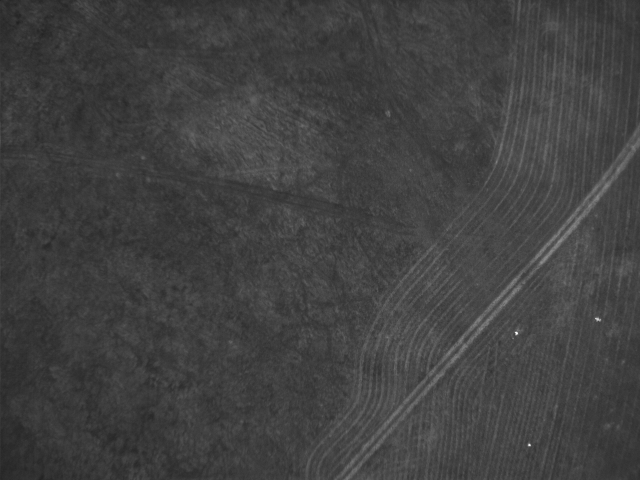
#> input picture cuav/tests/test-8bit.pgm, 1280 x 960 px (shown at 1/2 size)
$ python -i cuav_util.py   (imports and definitions only)
#> lines starting #> are read from the running program, lines starting #| are printed output that depends on the picture
#> further down, picture is the input picture: shape (960, 1280, 3); min 10, max 255, mean 65.1
#!/usr/bin/env python
'''common CanberraUAV utility functions'''

import numpy, cv2, math, sys, os, time, struct, calendar, re, datetime

import six; from six.moves import cPickle as pickle
from cuav.camera.cam_params import CameraParams
from . import rotmat

radius_of_earth = 6378100.0 # in meters


# [320 lines left out: functions gps_distance, gps_bearing, gps_newpos, angle_of_view, groundwidth, pixel_width and 13 more, not called in this run]


def image_shape(img):
    '''return (w,h) of an image, coping with different image formats'''
    height, width = img.shape[:2]
#> height = 960; width = 1280
    return (width, height)

# [49 lines left out: functions image_width, SubImage, OverlayImage, not called in this run]


def SaturateImage(img, scale=1, brightness=2):
    '''return a zoomed saturated image. Assumes a RGB image'''
    (w,h) = image_shape(img)
#> w = 1280; h = 960
    (w2,h2) = (w//scale, h//scale)
#> w2 = 1280; h2 = 960
    img2 = cv2.resize(img, (0,0), fx=scale, fy=scale)
    hsv = cv2.cvtColor(img2, cv2.COLOR_RGB2HSV)
#> hsv: shape (960, 1280, 3); mean H, S, V 0, 0, 65.1
    v = hsv[:, :, 2]
    s = hsv[:, :, 1]
#> s: shape (960, 1280); every value is 0
    s[:] = 255
#> s: shape (960, 1280); every value is 255
    v = numpy.where(v <= 255 - (brightness * 10), v + (brightness * 10), 255)
    hsv[:, :, 2] = v
#> hsv: shape (960, 1280, 3); mean H, S, V 0, 255, 85.1
    hsv[:, :, 1] = s
    return cv2.cvtColor(hsv, cv2.COLOR_HSV2RGB)
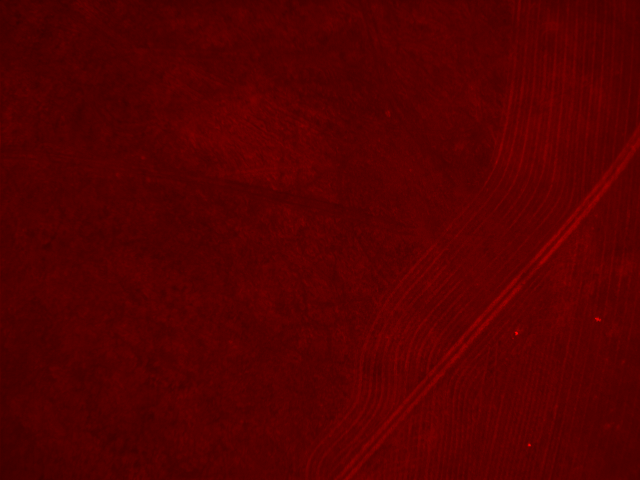
#> returned value: shape (960, 1280, 3) (shown at 1/2 size); mean R, G, B 85.1, 0, 0


# [29 lines left out: function set_system_clock, not called in this run]

>>> import cv2
>>> picture = cv2.cvtColor(cv2.imread('../tests/test-8bit.pgm'), cv2.COLOR_BGR2RGB)
>>> result = SaturateImage(picture)
